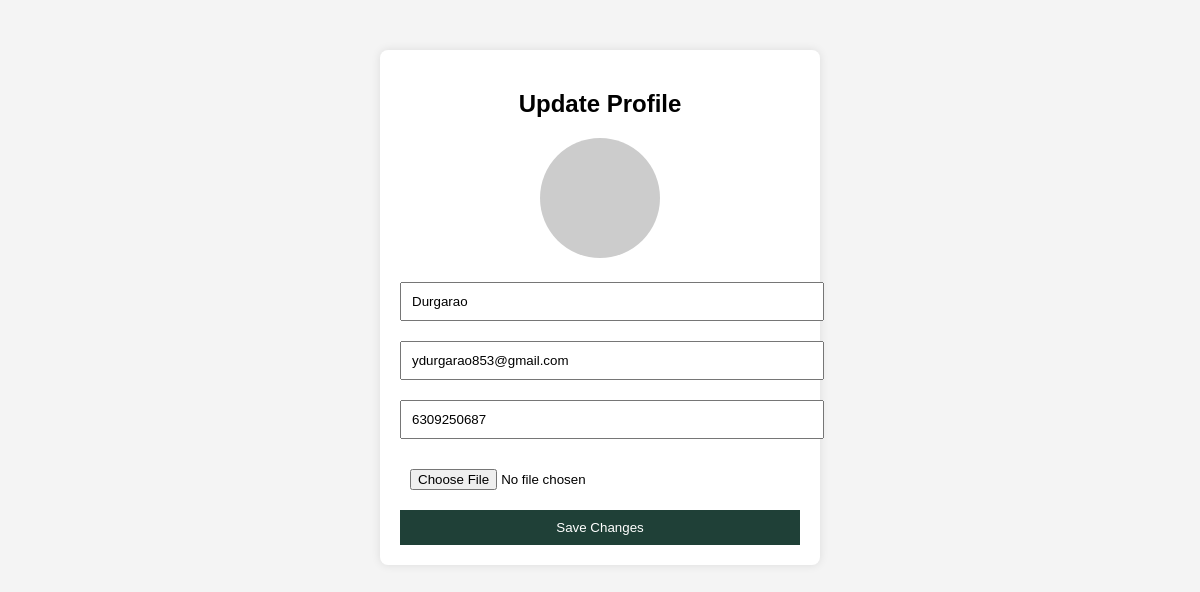
The page /customer/profile (signed in) on the database its author committed.
### app.py (models this page shows)
class Customer(db.Model):
    id = db.Column(db.Integer, primary_key=True)
    name = db.Column(db.String(100))
    email = db.Column(db.String(120), unique=True)
    password = db.Column(db.String(100))
    phone = db.Column(db.String(15))
    photo = db.Column(db.String(200))

### app.py (the view, shortened to what this page needs)
@app.route("/customer/profile", methods=["GET", "POST"])
def customer_profile():
    cid = session.get("cid")
    if not cid:
        return redirect(url_for("login"))
    customer = Customer.query.get(cid)
    return render_template("customer_profile.html", customer=customer)

### templates/customer_profile.html (shortened to what this page needs)
<!DOCTYPE html>
<html>
<head>
</head>
<body>
<div class="box">
    <h2>Update Profile</h2>
    {% if customer.photo %}
        <img src="{{ url_for('static', filename='profile_pics/' + customer.photo) }}">
    {% else %}
        <img src="https://via.placeholder.com/120">
    {% endif %}
    <form method="POST" enctype="multipart/form-data">
        <input type="text" name="name" value="{{ customer.name }}" required>
        <input type="email" name="email" value="{{ customer.email }}" required>
        <input type="text" name="phone" value="{{ customer.phone or '' }}" placeholder="Enter Phone Number" required>
        <input type="file" name="photo" accept="image/*">
        <button type="submit">Save Changes</button>
    </form>
</div>
</body>
</html>

### templates/customer_profile.html (style rules this page uses)
body { font-family: Arial; background: #f4f4f4; }
.box { width: 400px; margin: 50px auto; background: white; padding: 20px; border-radius: 8px; box-shadow: 0 0 10px rgba(0,0,0,0.1); text-align: center; }
input { width: 100%; padding: 10px; margin: 10px 0; }
img { width: 120px; height: 120px; border-radius: 50%; object-fit: cover; margin-bottom: 10px; }
button { padding: 10px; width: 100%; background: #1f4037; color: white; border: none; }

### rows shown on the page
Customer: name "Durgarao", email "ydurgarao853@gmail.com", phone "6309250687"
